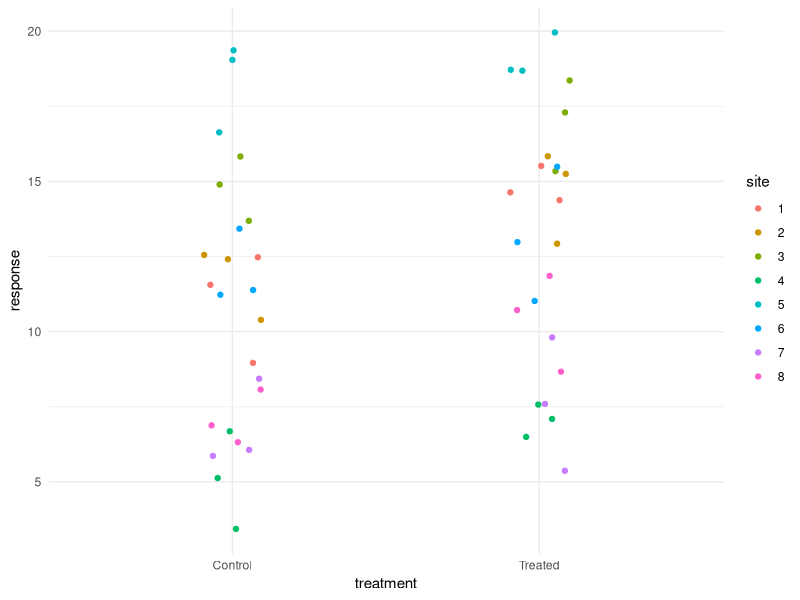

Write R code to recreate this figure.
## ---- chunk 1
#| label: setup
library(tidyverse)
library(lme4)
library(lmerTest)  # adds p-values to lmer output
## ---- chunk 2
set.seed(21)
n_sites <- 8
n_per_site <- 6

field_data <- tibble(site = factor(rep(1:n_sites, each = n_per_site))) |>
  mutate(
    site_effect = rep(rnorm(n_sites, 0, 3), each = n_per_site),
    treatment = rep(rep(c("Control", "Treated"), n_per_site / 2), n_sites),
    response = 10 + ifelse(treatment == "Treated", 2, 0) +
      site_effect + rnorm(n(), 0, 1.5)
  )
## ---- chunk 3
m_naive <- lm(response ~ treatment, data = field_data)
summary(m_naive)$coefficients
## ---- chunk 4
m_mixed <- lmer(response ~ treatment + (1 | site), data = field_data)
summary(m_mixed)
## ---- chunk 5
#| label: fig-sites
#| fig-cap: "Response by treatment, colored by site"
ggplot(field_data, aes(treatment, response, color = site)) +
  geom_jitter(width = 0.1) +
  theme_minimal()
